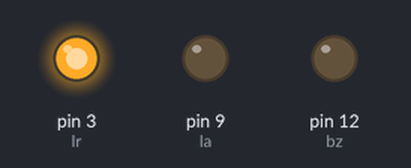
The sketch below on a simulated Arduino Uno, built with avr-gcc and run on an emulated ATmega328P. Parts: output pins drawn as LEDs (lit = HIGH).

Above: at 0.5 s.
At 2.5 s:
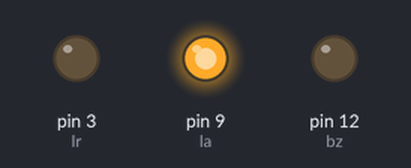
At 4.5 s:
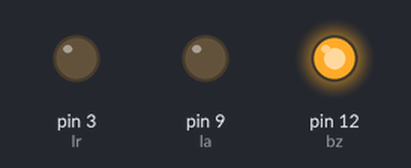
At 5.5 s:
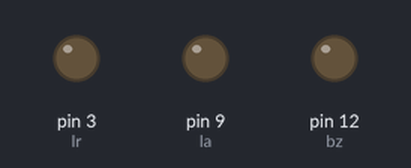
Timing chart, 0 to 7.8 s (numbered marks = the images above):
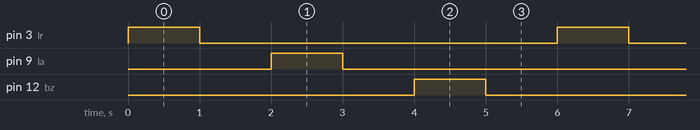

Measured:
- by itself, pin 3 (lr), pin 9 (la), pin 12 (bz): alternates HIGH for 1.0 s and LOW for 5.0 s
- by itself, everything shown: repeats every 6.0 s, in 6 steps

The sketch:

secuenciaLeds.ino
```cpp
int lr = 3;
int la = 9;
int bz = 12;

void setup() {
  // put your setup code here, to run once:
pinMode(lr, OUTPUT);
pinMode(la, OUTPUT);
pinMode(bz, OUTPUT);
}

void loop() {
  // put your main code here, to run repeatedly:
digitalWrite(lr, HIGH);
delay(1000);
digitalWrite(lr, LOW);
delay(1000);
digitalWrite(la, HIGH);
delay(1000);
digitalWrite(la, LOW);
delay(1000);
digitalWrite(bz, HIGH);
delay(1000);
digitalWrite(bz, LOW);
delay(1000);
}
```
